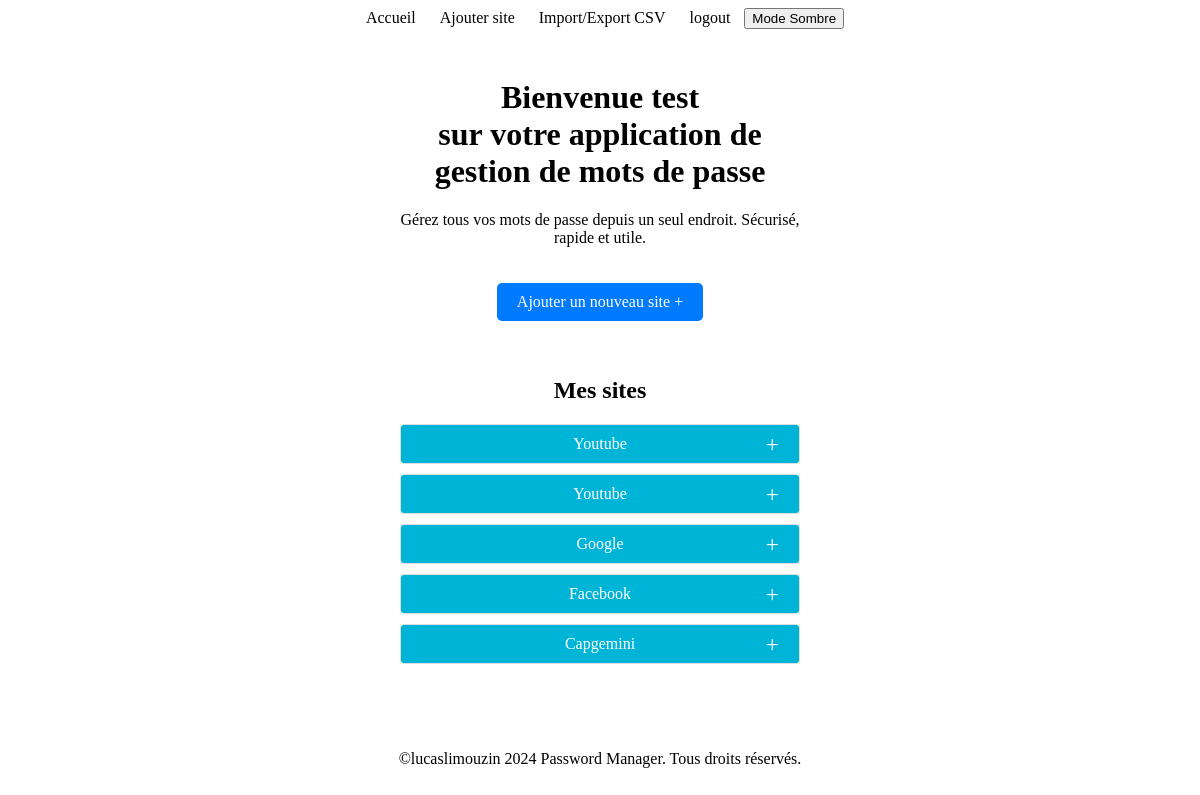
/home/ (signed in), run on an earlier commit of the app's database.
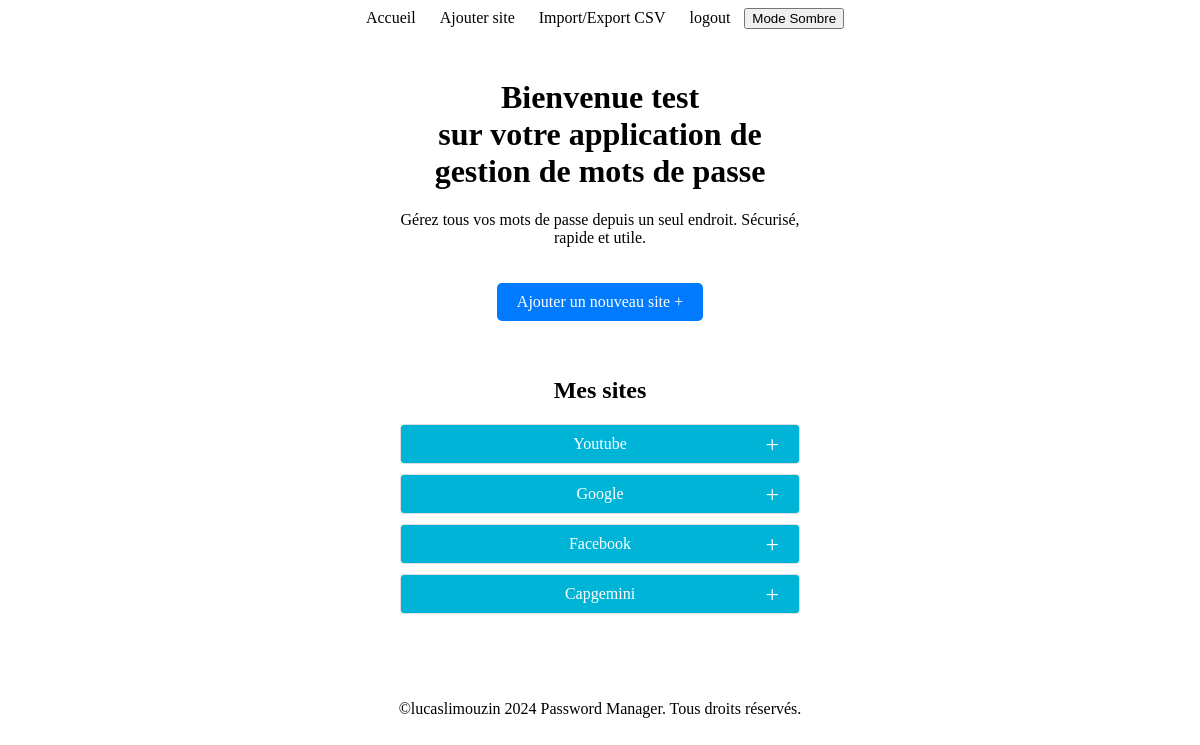
And on a later commit of the database.
### gestionpassword/models.py (models this page shows, shortened)
class SiteInfo(models.Model):
    user = models.ForeignKey(User, on_delete=models.CASCADE)
    site_name = models.CharField(max_length=100)
    site_url = models.URLField(max_length=200)
    username = models.CharField(max_length=100)
    password = models.CharField(max_length=100)
    id = models.AutoField(primary_key=True)
    def get_delete_url(self):
        return reverse('delete_site', args=[str(self.pk)])

### gestionpassword/views.py (the view)
# urls.py: path('home/', views.home_view, name='home'),
@login_required
def home_view(request):
    sites = SiteInfo.objects.filter(user=request.user)
    return render(request, 'gestionpassword/home.html', {'sites': sites})

### gestionpassword/templates/gestionpassword/home.html (shortened to what this page needs)
{% extends "gestionpassword/base.html" %}
{% load static %}
{% load my_filters %}
{% block content %}
  <div id="home-container">
    <h1>Bienvenue {{ user.username }} <br> sur votre application de gestion de mots de passe</h1>
    <p>Gérez tous vos mots de passe depuis un seul endroit. Sécurisé, rapide et utile.</p>
    <a href="{% url 'add_password' %}" class="btn">Ajouter un nouveau site +</a><br><br><br>
    <h2>Mes sites</h2>
    {% for site in sites %}
      <div class="accordeon">
        <div class="accordeon-header">{{ site.site_name }}</div>
      </div>
    {% endfor %}
  </div>
{% endblock %}

### gestionpassword/templates/gestionpassword/base.html (shortened to what this page needs)
{% load static %}
{% load my_filters %}
<!DOCTYPE html>
<html lang="fr">
<head>
    <link rel="stylesheet" href="{% static 'gestionpassword/styles.css' %}">
    <link rel="stylesheet" href="https://cdnjs.cloudflare.com/ajax/libs/font-awesome/6.1.0/css/all.min.css">
</head>
<body>
    <header>
        <nav class="navbar">
            <a href="{% url 'home' %}">Accueil</a>
            <a href="{% url 'add_password' %}">Ajouter site</a>
            <a href="{% url 'gestion_csv' %}">Import/Export CSV</a>
            <a href="{% url 'logout' %}">logout</a>
            <button onclick="toggleDarkMode()">Mode Sombre</button>
        </nav>
    </header>
    <main>
        {% block content %}{% endblock content %}
    </main>
    <footer class="footer">
        <p>©lucaslimouzin 2024 Password Manager. Tous droits réservés.</p>
    </footer>
</body>
</html>

### gestionpassword/static/gestionpassword/styles.css (style rules this page uses)
body { background-color: white; color: black; }
.navbar { text-align: center; }
.navbar a { display: inline-block; margin: 0 10px; }
.footer { text-align: center; padding: 20px 0; }
#container, #signup-container, #home-container, #add-password-container, #edit-site-container, #csv-import-container, #csv-export-container { max-width: 400px; margin: 50px auto; text-align: center; }
.btn { display: inline-block; padding: 10px 20px; background-color: #007bff; color: white; text-decoration: none; border: none; cursor: pointer; border-radius: 5px; }
a { display: inline-block; margin-top: 20px; text-decoration: none; color: inherit; }
.accordeon { border: 1px solid #ddd; border-radius: 4px; margin-bottom: 10px; overflow: hidden; }
.accordeon-header { background-color: #00b4d8; color: #ffffff; padding: 10px 15px; font-size: 16px; cursor: pointer; position: relative; }
.accordeon-header::after { content: '+'; position: absolute; right: 20px; top: 50%; transform: translateY(-50%); font-size: 24px; color: #ffffff; }

What changed in the data, as far as the page shows it:
removed SiteInfo: site_name "Youtube"
